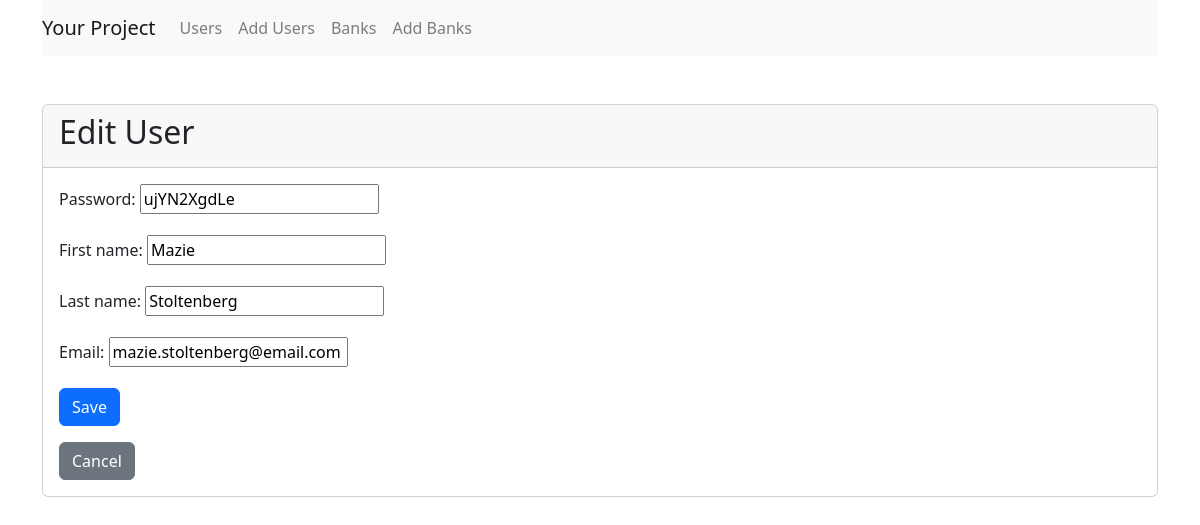
The app's page /users/9620/edit/ with its own data.
### users/models.py (models this page shows, shortened)
class User(models.Model):
    id = models.AutoField(primary_key=True)
    password = models.CharField(max_length=255)
    first_name = models.CharField(max_length=255)
    last_name = models.CharField(max_length=255)
    email = models.EmailField(unique=True)

### users/views.py (the view)
# urls.py: path('<int:user_id>/edit/', user_edit, name='user_edit'),
def user_edit(request, user_id):
    user = get_object_or_404(User, id=user_id)
    form = UserForm(request.POST or None, instance=user)
    if request.method == 'POST' and form.is_valid():
        form.save()
        return redirect('user_list')
    return render(request, 'users/edit.html', {'form': form, 'user': user})

### users/views.py
class UserForm(forms.ModelForm):
    class Meta:
        model = User
        fields = ['id', 'password', 'first_name', 'last_name', 'email']

### users/templates/users/edit.html (shortened to what this page needs)
{% extends 'base.html' %}
{% block content %}
  <div class="card mt-5">
    <div class="card-header">
      <h2>Edit User</h2>
    </div>
    <div class="card-body">
      <form method="post" action="{% url 'user_edit' user.id %}" class="mb-3">
        {{ form.as_p }}
        <button type="submit" class="btn btn-primary">Save</button>
      </form>
      <a href="{% url 'user_list' %}" class="btn btn-secondary">Cancel</a>
    </div>
  </div>
{% endblock %}

### records on screen
User: password "ujYN2XgdLe", first_name "Mazie", last_name "Stoltenberg", email "mazie.stoltenberg@email.com"
